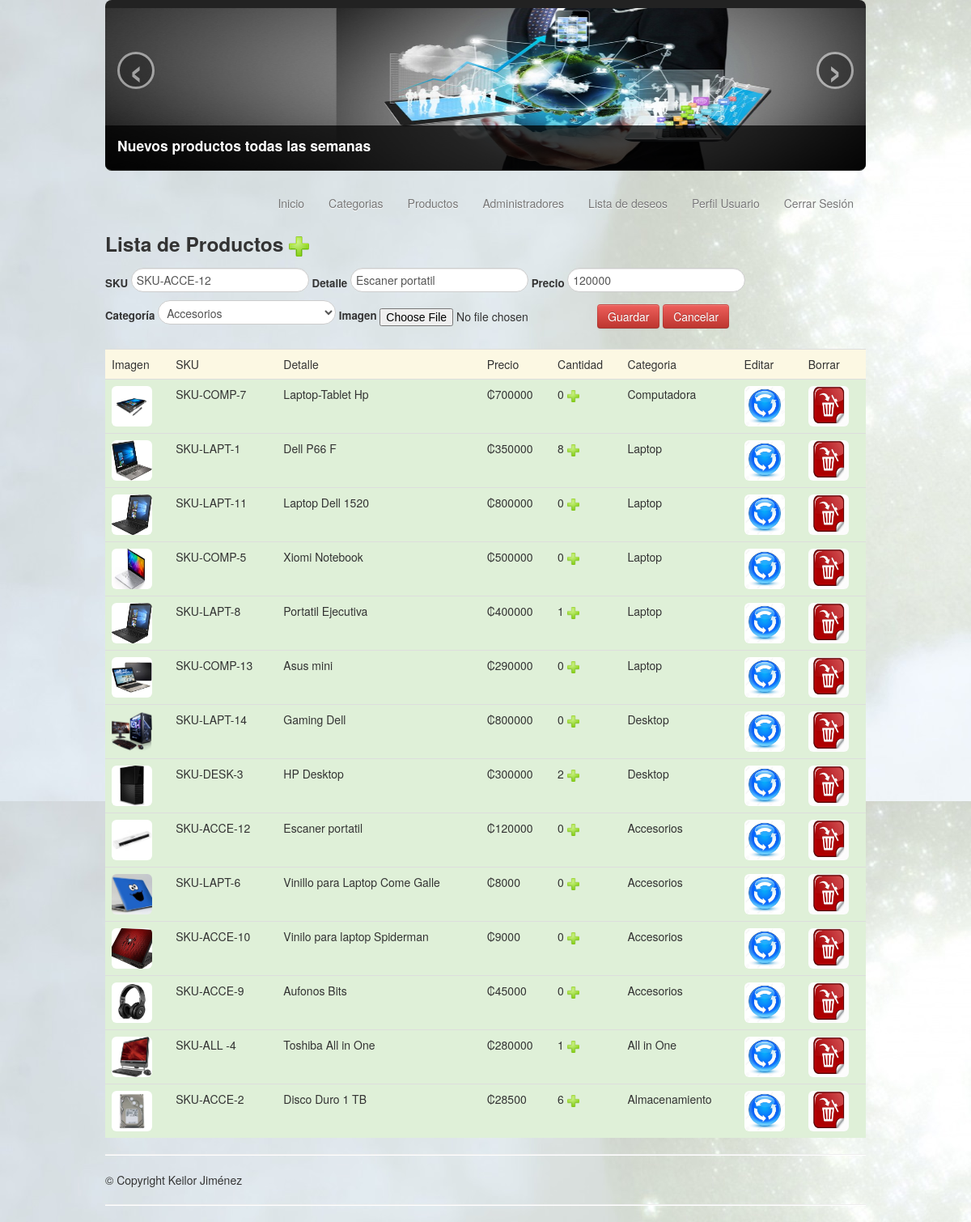
The page /admin_products.php?action=edit&sku=SKU-ACCE-12&description=Escaner portatil&price=120000&image=escan.jpg&category=Accesorios&id_category=4&id=12 (signed in) on the database its author committed.
### tables this page shows
CREATE TABLE `products` (
  `id` int(11) NOT NULL,
  `sku` varchar(15) NOT NULL,
  `description` varchar(30) NOT NULL,
  `price` double NOT NULL,
  `in_stock` int(11) NOT NULL,
  `image_file` varchar(100) NOT NULL,
  `id_category` int(11) NOT NULL
);

CREATE TABLE `categories` (
  `id` int(11) NOT NULL,
  `description` varchar(30) NOT NULL,
  `id_supercategory` int(11) NOT NULL,
  `state` tinyint(1) NOT NULL
);

### class/products.php (the view, shortened to what this page needs)
<?php
class products
{
	private $connect_db;
	function products()	{
		$this->connect_db 	= $_SESSION['connect'];
	}
	function products_table(){
		$sql=("SELECT prod.sku, prod.description, prod.price, prod.in_stock, prod.image_file, cat.description, prod.id_category, prod.id
			FROM products prod
			 LEFT JOIN categories cat
			 ON prod.id_category = cat.id
			 ORDER BY cat.id ASC");
		$qSelect = $this->connect_db->query($sql);
		while($array=mysqli_fetch_array($qSelect)){
			echo "<tr class='success'>";
			echo 	"<td><img src='/images/uploads/$array[4]' class='img-rounded' width='100' alt='' /></td>";
			echo 	"<td>$array[0]</td>";
			echo 	"<td>$array[1]</td>";
			echo 	"<td>₡$array[2]</td>";
			echo 	"<td>$array[3] <a href='admin_products.php?action=plus&id=$array[7]&in_stock=$array[3]'><img src='../images/new.png' width='15'></td>";
			echo 	"<td>$array[5]</td>";
			echo 	"<td><a href='admin_products.php?action=edit&sku=$array[0]&description=$array[1]&price=$array[2]&image=$array[4]&category=$array[5]&id_category=$array[6]&id=$array[7]'><img src='../images/update.jpg' class='img-rounded' width='25'></td>";
			echo 	"<td><a href='admin_products.php?action=delete&id=$array[7]&description=$array[1]'><img src='../images/delete.png' class='img-rounded' width='25'></td>";
			echo "</tr>";
		}
	}
}
?>

### rows shown on the page
products: image_file (picture), sku "SKU-COMP-7", description "Laptop-Tablet Hp", price "700000", in_stock "0", id_category.description "Computadora"
products: image_file (picture), sku "SKU-LAPT-1", description "Dell P66 F", price "350000", in_stock "8", id_category.description "Laptop"
products: image_file (picture), sku "SKU-LAPT-11", description "Laptop Dell 1520", price "800000", in_stock "0", id_category.description "Laptop"
products: image_file (picture), sku "SKU-COMP-5", description "Xiomi Notebook", price "500000", in_stock "0", id_category.description "Laptop"
products: image_file (picture), sku "SKU-LAPT-8", description "Portatil Ejecutiva", price "400000", in_stock "1", id_category.description "Laptop"
products: image_file (picture), sku "SKU-COMP-13", description "Asus mini", price "290000", in_stock "0", id_category.description "Laptop"
products: image_file (picture), sku "SKU-LAPT-14", description "Gaming Dell", price "800000", in_stock "0", id_category.description "Desktop"
products: image_file (picture), sku "SKU-DESK-3", description "HP Desktop", price "300000", in_stock "2", id_category.description "Desktop"
products: image_file (picture), sku "SKU-ACCE-12", description "Escaner portatil", price "120000", in_stock "0", id_category.description "Accesorios"
products: image_file (picture), sku "SKU-LAPT-6", description "Vinillo para Laptop Come Galle", price "8000", in_stock "0", id_category.description "Accesorios"
products: image_file (picture), sku "SKU-ACCE-10", description "Vinilo para laptop Spiderman", price "9000", in_stock "0", id_category.description "Accesorios"
products: image_file (picture), sku "SKU-ACCE-9", description "Aufonos Bits", price "45000", in_stock "0", id_category.description "Accesorios"
products: image_file (picture), sku "SKU-ALL -4", description "Toshiba All in One", price "280000", in_stock "1", id_category.description "All in One"
products: image_file (picture), sku "SKU-ACCE-2", description "Disco Duro 1 TB", price "28500", in_stock "6", id_category.description "Almacenamiento"

### other values the page prints
form field id_category "Accesorios"
